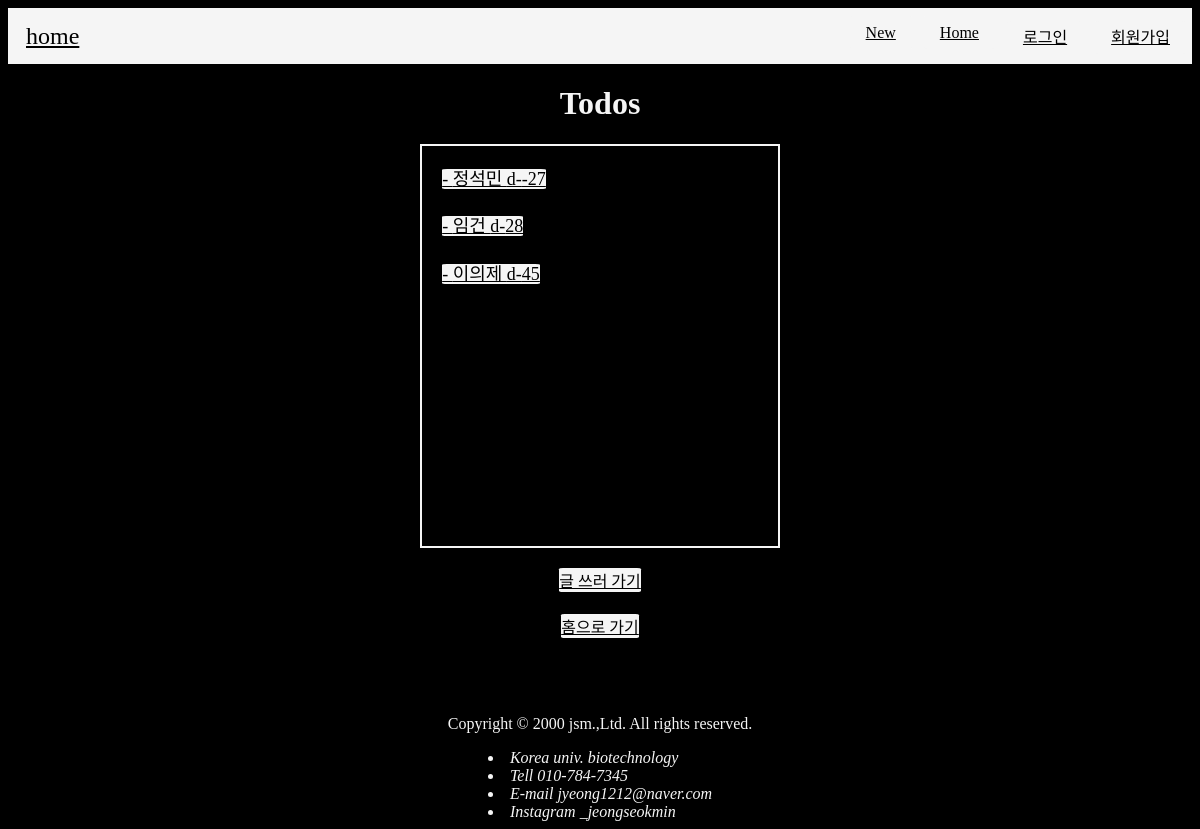
The app's page /todo, older data.
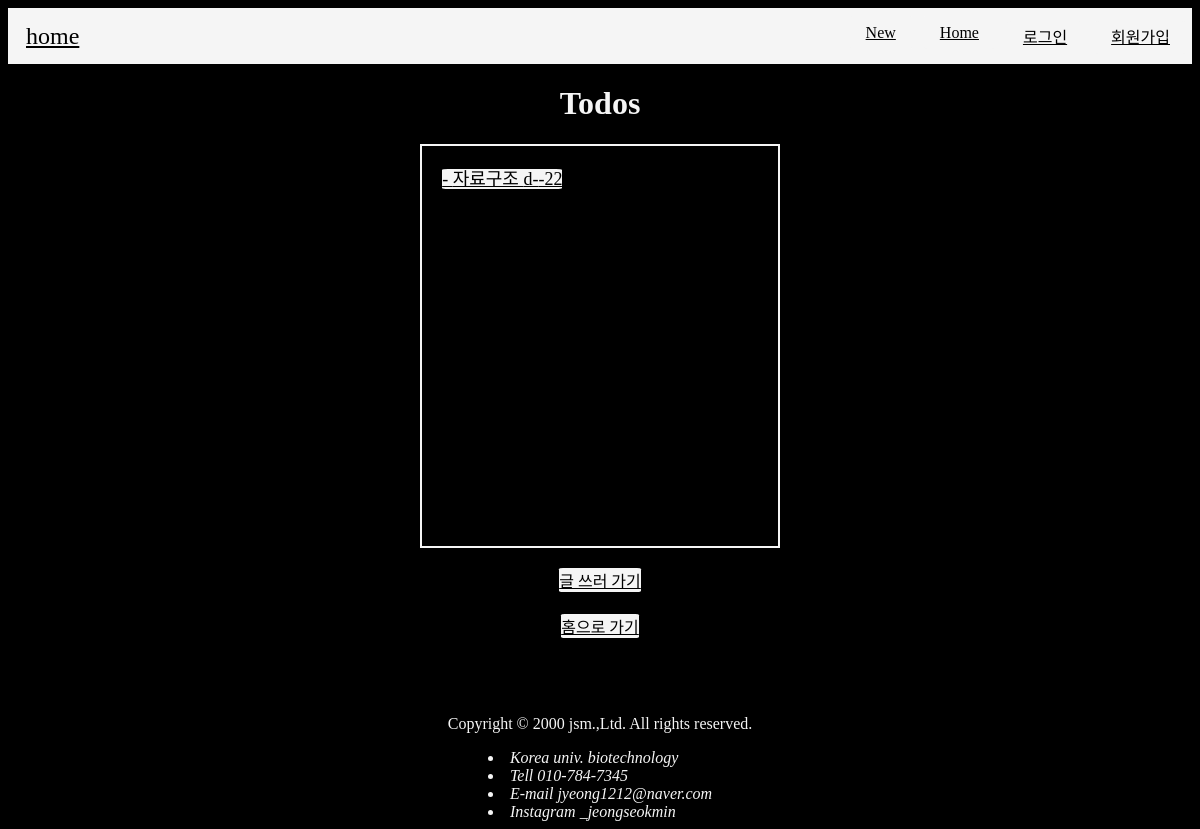
The same page, newer data.
### JSM_app/models.py (models this page shows, shortened)
class Article(models.Model):
    title = models.CharField(max_length=200)
    content = models.TextField()
    category = models.ForeignKey(Category, on_delete=models.CASCADE)
    time_post = models.DateTimeField(auto_now_add=True, null=True)
    deadline = models.DateTimeField(null = True)
    done = models.BooleanField(default=False)
    author = models.ForeignKey(User, on_delete=models.CASCADE, related_name='articles', default=1)

### JSM_app/views.py (the view)
# urls.py: path('todo', views.todo, name='todo'),
def todo(request):
    result = []
    d_day_list = []
    articles = Article.objects.filter(category_id = 4)
    for article in articles:
        d_date = article.deadline - datetime.now(timezone.utc)
        d_day = str(d_date).split(' ')[0]
        d_day = int(d_day)
        result.append([article, d_day])
    return render(request, 'todo.html', {'articles' : sorted(result, key=lambda x: x[1])})

### JSM_app/templates/todo.html (shortened to what this page needs)
{% extends 'base.html' %}
{% block css %}
{% load static %}
<link rel="stylesheet" type="text/css" href="{% static 'list.css' %}">
{% endblock %}
{% block title %}
<h1>Todos</h1>
{% endblock %}
{% block content %}
<div class="list_pile">
    {% for article in articles %}
        <div>
            <a href="{% url 'detail' article.0.id %}">
                - {{ article.0.title }}
                d-{{ article.1 }}
            </a>
        </div>
    {% endfor %}
</div><br>
<a href="{% url 'new' %}">글 쓰러 가기</a>
<br>
<a href="{% url 'home' %}">홈으로 가기</a>
{% endblock %}

### JSM_app/templates/base.html (shortened to what this page needs)
<!DOCTYPE html>
<html lang="en">
<head>
    {% load static %}
    <link rel="stylesheet" type="text/css" href="{% static 'base.css' %}" />
    {% block css %}
    {% endblock css %}
</head>
<body>
    <nav id="navbar">
        <div class="navbar__logo">
          <a href="{% url 'home' %}">home</a>
        </div>
        <ul class="navbar__menu">
            <li class="navbar__menu__item">
                <a href="{% url 'new' %}">New</a>
            </li>
            <li class="navbar__menu__item">
                <a href="{% url 'home' %}">Home</a>
            </li>
            {% if user.is_authenticated %}
            <span class="navbar__menu__item">안녕, {{user.username}}</span>
            <li class="navbar__menu__item">
                <a href="{% url 'logout'%}">로그아웃</a>
            </li>
            {% else %}
            <li class="navbar__menu__item">
                <a href="{% url 'login'%}">로그인</a>
            </li>
            <li class="navbar__menu__item">
                <a href="{% url 'signup'%}">회원가입</a>
            </li>
            {% endif %}
        </ul>
    </nav>
    <div>
        {% block title %}
        {% endblock title %}
    </div>
    <div class="content">
        {% block content %}
        {% endblock content %}
    </div>
    <footer>
        <p>Copyright © 2000 jsm.,Ltd. All rights reserved.</p>
        <address>
            <li>Korea univ. biotechnology</li>
            <li>Tell 010-784-7345</li>
            <li>E-mail jyeong1212@naver.com</li>
            <li>Instagram _jeongseokmin</li>
        </address>
    </footer>
</body>
</html>

### JSM_app/static/base.css (style rules this page uses)
body { background-color: black; color: whitesmoke; display: flex; flex-direction: column; align-items: center; }
.content { width: 100%; display: flex; flex-direction: column; justify-content: space-around; align-items: center; }
footer { width: 100%; margin-top: 5%; display: flex; justify-content: center; flex-direction: column; align-items: center; color: whitesmoke; }
address { display: flex; justify-content: center; flex-direction: column; }
#navbar { width: 100%; display: flex; justify-content: space-between; align-items: center; transition: all 300ms ease-in-out; z-index: 1; color: black; background-color:whitesmoke; }
.navbar__logo { padding: 8px 16px; font-size: 24px; }
.navbar__menu { display: flex; padding-left: 0; }
.navbar__menu .navbar__menu__item { margin: 0 4px; cursor: pointer; color: black; }
.navbar__menu .navbar__menu__item a { padding: 8px 16px; }

### JSM_app/static/list.css (style rules this page uses)
a { background-color: whitesmoke; color: black; border-radius: 5%; margin: 2px; }
.list_pile { width: 30%; height: 400px; font-size: 18px; border: 2px solid whitesmoke; display: flex; flex-direction: column; justify-content: flex-start; align-items: flex-start; }
.list_pile div { height: 3%; margin: 5%; }

### JSM_app/templates/base.html (style rules this page uses)
ul { list-style: none; padding-left: 0px; }

Row changes from the older to the newer data that the page shows:
removed Article: title "정석민", article "-27"
removed Article: title "임건", article "28"
removed Article: title "이의제", article "45"
added Article: title "자료구조", article "-22"
